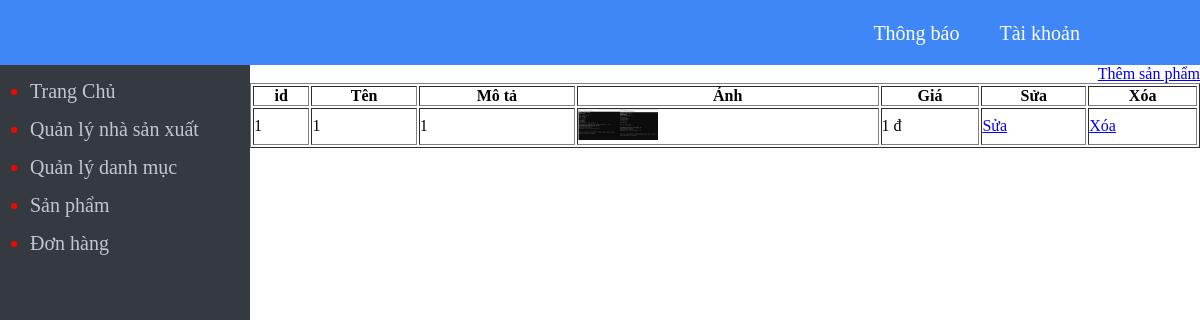
Before: /admin/product/index.php with the older database file.
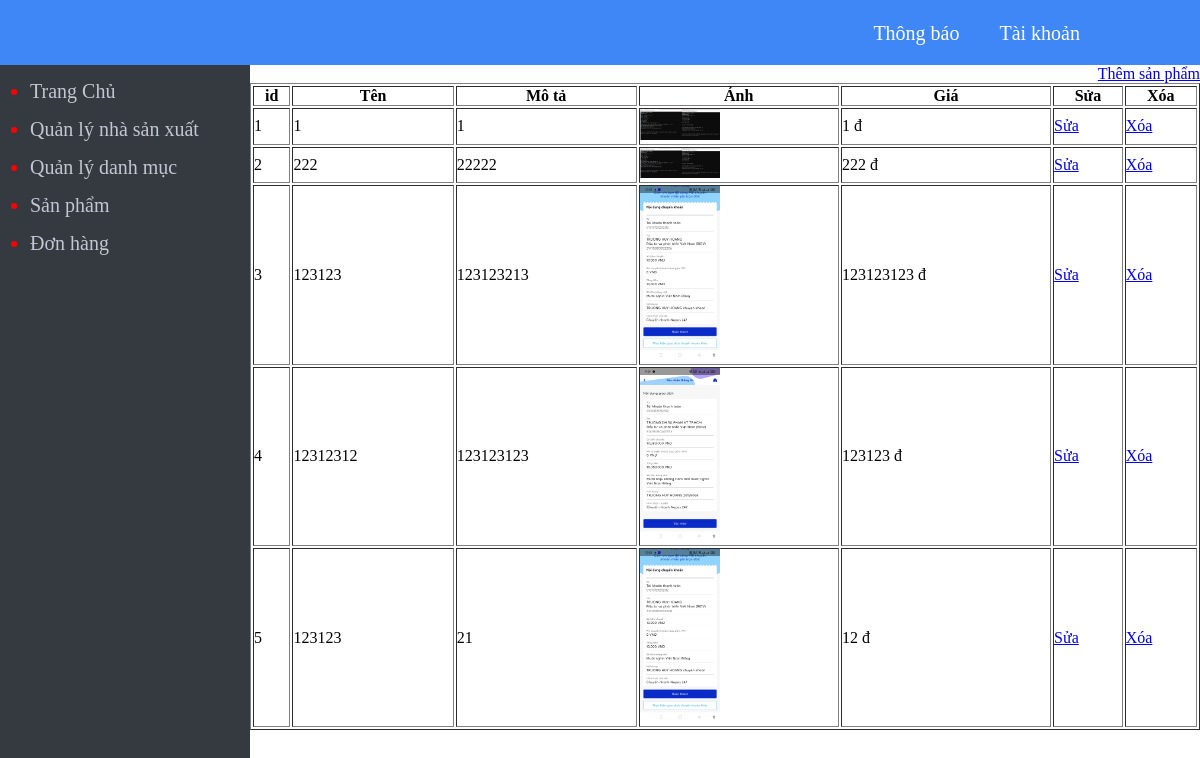
After: the same page with the newer database file.
### tables this page shows
CREATE TABLE `product` (
  `id` int(11) NOT NULL,
  `name` varchar(50) NOT NULL,
  `description` text NOT NULL,
  `img` text NOT NULL,
  `price` int(11) NOT NULL,
  `manufacturers_id` int(11) NOT NULL,
  `category_id` int(11) NOT NULL
);

### admin/product/index.php (the view)
<?php require'../menu_top.php'?>
<?php require '../connect.php';
$sql="select * from product";
$result=mysqli_query($connect,$sql);
?>
	<a style="float:right;" href="form_insert.php">Thêm sản phẩm</a>
	<table border="1" width="100%">
		<tr>
		<th >id</th>
		<th >Tên</th>
		<th >Mô tả</th>
		<th >Ảnh</th>
		<th >Giá</th>
		<th >Sửa</th>
		<th >Xóa</th>
		</tr>
		<?php foreach ($result as $key => $each) { ?>
			<tr>
				<td><?php echo $key+1 ?></td>
				<td><?php echo $each['name'] ?></td>
				<td><?php echo $each['description'] ?></td>
				<td>
					<img width="80" src="photos/<?php echo $each['img'] ?>" alt="">
				</td>
				<td><?php echo $each['price'] ?> đ</td>
				<td>
					<a href="form_update.php?id=<?php echo $each['id']?>">Sửa</a>
				</td>
			 	<td>
					<a href="process_delete.php?id=<?php echo $each['id']?>">Xóa</a>
				</td>
			</tr>
		<?php } ?>
	</table>
<?php require'../menu_bottom.php'?>

### admin/menu_top.php (shortened to what this page needs)
<!DOCTYPE html>
<html lang="en">
<head>
</head>
<body>
	<div id="header" >
		<div class="header-compoment">
			<ul class="header-container">
				<li class="header-list"><a href="" class="header-item">Thông báo</a></li>
				<li class="header-list"><a href="" class="header-item">Tài khoản</a></li>
			</ul>
		</div>
	</div>
	<div id="container">
		<div class="navbar">
			<ul class="navbar-body">
				<li class="navbar-list"><a href="" class="navbar-item">Trang Chủ</a></li>
				<li class="navbar-list"><a href="../manufactures" class="navbar-item">Quản lý nhà sản xuất</a></li>
				<li class="navbar-list"><a href="../category" class="navbar-item">Quản lý danh mục</a></li>
				<li class="navbar-list"><a href="../product" class="navbar-item">Sản phẩm</a></li>
				<li class="navbar-list"><a href="" class="navbar-item">Đơn hàng</a></li>
			</ul>
		</div>
		<div class="main-body">

### admin/menu_bottom.php (shortened to what this page needs)
	</div>
	</div>
</body>
</html>

### admin/menu_top.php (style rules this page uses)
* { margin: 0; padding: 0; box-sizing: none; }
#header { width: 100%; height: 65px; background-color: #3f87f6 ; position: fixed; top: 0; }
#container { margin-top: 65px; width: 100%; height: 100vh; }
.navbar { position: fixed; height: 100%; width: 250px; background-color: #343a40; left: 0; }
.main-body { margin-left:250px ; height: 100%; }
.navbar-list { margin: 15px 15px 10px 30px; font-size: 20px ; color: red; }
.navbar-item { text-decoration: none; color: #c2c7d0; }
.header-compoment { display: flex; justify-content: space-between; padding: 0 100px; }
.header-container { display: flex; }
.header-list { list-style: none; padding: 22px 20px; }
.header-item { text-decoration: none; color: white; font-size: 20px; }

Changed rows visible on the page:
added product: name "222", description "22222", img (picture), price "222"
added product: name "123123", description "123123213", img (picture), price "123123123"
added product: name "12312312", description "123123123", img (picture), price "123123"
added product: name "123123", description "21", img (picture), price "12"
